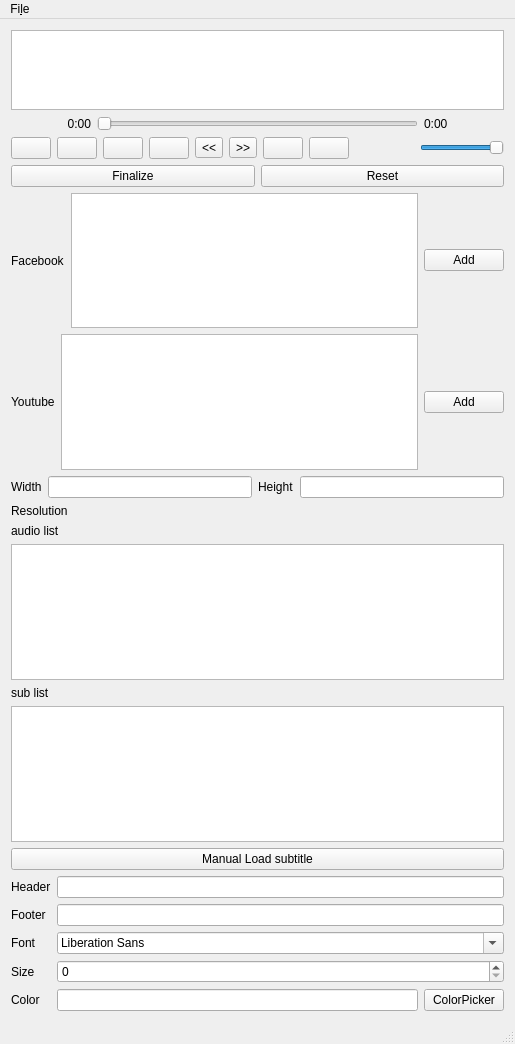
<?xml version="1.0" encoding="UTF-8"?>
<ui version="4.0">
 <class>MainWindow</class>
 <widget class="QMainWindow" name="MainWindow">
  <property name="geometry">
   <rect>
    <x>0</x>
    <y>0</y>
    <width>515</width>
    <height>1044</height>
   </rect>
  </property>
  <property name="windowTitle">
   <string>RavTech FilmRecap Maker</string>
  </property>
  <widget class="QWidget" name="centralWidget">
   <property name="sizePolicy">
    <sizepolicy hsizetype="Maximum" vsizetype="Maximum">
     <horstretch>0</horstretch>
     <verstretch>0</verstretch>
    </sizepolicy>
   </property>
   <layout class="QGridLayout" name="gridLayout">
    <item row="2" column="1">
     <layout class="QHBoxLayout" name="media_info">
      <item>
       <widget class="QPushButton" name="previousButton">
        <property name="text">
         <string/>
        </property>
        <property name="icon">
         <iconset>
          <normaloff>images/control-skip-180.png</normaloff>images/control-skip-180.png</iconset>
        </property>
       </widget>
      </item>
      <item>
       <widget class="QPushButton" name="playButton">
        <property name="text">
         <string/>
        </property>
        <property name="icon">
         <iconset>
          <normaloff>images/control.png</normaloff>images/control.png</iconset>
        </property>
       </widget>
      </item>
      <item>
       <widget class="QPushButton" name="pauseButton">
        <property name="text">
         <string/>
        </property>
        <property name="icon">
         <iconset>
          <normaloff>images/control-pause.png</normaloff>images/control-pause.png</iconset>
        </property>
       </widget>
      </item>
      <item>
       <widget class="QPushButton" name="stopButton">
        <property name="text">
         <string/>
        </property>
        <property name="icon">
         <iconset>
          <normaloff>images/control-stop-square.png</normaloff>images/control-stop-square.png</iconset>
        </property>
       </widget>
      </item>
      <item>
       <widget class="QToolButton" name="back1s">
        <property name="text">
         <string>&lt;&lt;</string>
        </property>
       </widget>
      </item>
      <item>
       <widget class="QToolButton" name="next1s">
        <property name="text">
         <string>&gt;&gt;</string>
        </property>
       </widget>
      </item>
      <item>
       <widget class="QPushButton" name="nextButton">
        <property name="text">
         <string/>
        </property>
        <property name="icon">
         <iconset>
          <normaloff>images/control-skip.png</normaloff>images/control-skip.png</iconset>
        </property>
       </widget>
      </item>
      <item>
       <widget class="QPushButton" name="viewButton">
        <property name="text">
         <string/>
        </property>
        <property name="icon">
         <iconset>
          <normaloff>images/application-image.png</normaloff>images/application-image.png</iconset>
        </property>
        <property name="checkable">
         <bool>true</bool>
        </property>
       </widget>
      </item>
      <item>
       <spacer name="horizontalSpacer">
        <property name="orientation">
         <enum>Qt::Horizontal</enum>
        </property>
        <property name="sizeHint" stdset="0">
         <size>
          <width>40</width>
          <height>20</height>
         </size>
        </property>
       </spacer>
      </item>
      <item>
       <widget class="QLabel" name="label">
        <property name="text">
         <string/>
        </property>
        <property name="pixmap">
         <pixmap>../../../../../../home/kevin/.designer/backup/images/speaker-volume.png</pixmap>
        </property>
       </widget>
      </item>
      <item>
       <widget class="QSlider" name="volumeSlider">
        <property name="maximum">
         <number>100</number>
        </property>
        <property name="value">
         <number>100</number>
        </property>
        <property name="orientation">
         <enum>Qt::Horizontal</enum>
        </property>
       </widget>
      </item>
     </layout>
    </item>
    <item row="13" column="1">
     <layout class="QGridLayout" name="gridLayout_2">
      <item row="2" column="0">
       <widget class="QLabel" name="label_fontname">
        <property name="text">
         <string>Font</string>
        </property>
       </widget>
      </item>
      <item row="3" column="0">
       <widget class="QLabel" name="label_fontsize">
        <property name="text">
         <string>Size</string>
        </property>
       </widget>
      </item>
      <item row="1" column="0">
       <widget class="QLabel" name="label_footer">
        <property name="text">
         <string>Footer</string>
        </property>
       </widget>
      </item>
      <item row="2" column="1">
       <widget class="QFontComboBox" name="fontname"/>
      </item>
      <item row="3" column="1">
       <widget class="QSpinBox" name="fontsize"/>
      </item>
      <item row="1" column="1">
       <widget class="QLineEdit" name="text_footer"/>
      </item>
      <item row="4" column="0">
       <widget class="QLabel" name="label_fontcolor">
        <property name="text">
         <string>Color</string>
        </property>
       </widget>
      </item>
      <item row="0" column="1">
       <widget class="QLineEdit" name="text_header"/>
      </item>
      <item row="0" column="0">
       <widget class="QLabel" name="label_header">
        <property name="text">
         <string>Header</string>
        </property>
       </widget>
      </item>
      <item row="4" column="1">
       <layout class="QHBoxLayout" name="horizontalLayout_3">
        <item>
         <widget class="QLineEdit" name="color_hex"/>
        </item>
        <item>
         <widget class="QPushButton" name="button_colorpicker">
          <property name="text">
           <string>ColorPicker</string>
          </property>
         </widget>
        </item>
       </layout>
      </item>
     </layout>
    </item>
    <item row="7" column="1">
     <layout class="QVBoxLayout" name="verticalLayout">
      <item>
       <layout class="QVBoxLayout" name="verticalLayout_3">
        <item>
         <layout class="QHBoxLayout" name="horizontalLayout_2">
          <item>
           <widget class="QLabel" name="width">
            <property name="text">
             <string>Width</string>
            </property>
           </widget>
          </item>
          <item>
           <widget class="QLineEdit" name="lineEdit"/>
          </item>
          <item>
           <widget class="QLabel" name="label_3">
            <property name="text">
             <string>Height</string>
            </property>
           </widget>
          </item>
          <item>
           <widget class="QLineEdit" name="lineEdit_2"/>
          </item>
         </layout>
        </item>
        <item>
         <layout class="QHBoxLayout" name="horizontalLayout_5">
          <item>
           <widget class="QLabel" name="label_resolution">
            <property name="text">
             <string>Resolution</string>
            </property>
           </widget>
          </item>
          <item>
           <widget class="QLabel" name="resolution_value">
            <property name="text">
             <string/>
            </property>
           </widget>
          </item>
         </layout>
        </item>
       </layout>
      </item>
      <item>
       <widget class="QLabel" name="label_audiolist">
        <property name="text">
         <string>audio list</string>
        </property>
       </widget>
      </item>
      <item>
       <widget class="QListView" name="audio_list"/>
      </item>
      <item>
       <widget class="QLabel" name="label_sublist">
        <property name="text">
         <string>sub list</string>
        </property>
       </widget>
      </item>
      <item>
       <widget class="QListView" name="sub_list"/>
      </item>
      <item>
       <widget class="QPushButton" name="button_loadsub">
        <property name="text">
         <string>Manual Load subtitle</string>
        </property>
       </widget>
      </item>
     </layout>
    </item>
    <item row="0" column="1">
     <widget class="QListView" name="playlistView">
      <property name="acceptDrops">
       <bool>true</bool>
      </property>
      <property name="showDropIndicator" stdset="0">
       <bool>true</bool>
      </property>
      <property name="dragDropMode">
       <enum>QAbstractItemView::DropOnly</enum>
      </property>
      <property name="defaultDropAction">
       <enum>Qt::CopyAction</enum>
      </property>
      <property name="alternatingRowColors">
       <bool>true</bool>
      </property>
      <property name="uniformItemSizes">
       <bool>true</bool>
      </property>
     </widget>
    </item>
    <item row="5" column="1">
     <layout class="QHBoxLayout" name="horizontalLayout">
      <item>
       <widget class="QPushButton" name="finalizeButton">
        <property name="text">
         <string>Finalize</string>
        </property>
       </widget>
      </item>
      <item>
       <widget class="QPushButton" name="resetButton">
        <property name="text">
         <string>Reset</string>
        </property>
       </widget>
      </item>
     </layout>
    </item>
    <item row="1" column="1">
     <layout class="QHBoxLayout" name="media_slidebar">
      <item>
       <widget class="QLabel" name="currentTimeLabel">
        <property name="minimumSize">
         <size>
          <width>80</width>
          <height>0</height>
         </size>
        </property>
        <property name="text">
         <string>0:00</string>
        </property>
        <property name="alignment">
         <set>Qt::AlignRight|Qt::AlignTrailing|Qt::AlignVCenter</set>
        </property>
       </widget>
      </item>
      <item>
       <widget class="QSlider" name="timeSlider">
        <property name="orientation">
         <enum>Qt::Horizontal</enum>
        </property>
       </widget>
      </item>
      <item>
       <widget class="QLabel" name="totalTimeLabel">
        <property name="minimumSize">
         <size>
          <width>80</width>
          <height>0</height>
         </size>
        </property>
        <property name="text">
         <string>0:00</string>
        </property>
        <property name="alignment">
         <set>Qt::AlignLeading|Qt::AlignLeft|Qt::AlignVCenter</set>
        </property>
       </widget>
      </item>
     </layout>
    </item>
    <item row="6" column="1">
     <layout class="QGridLayout" name="gridLayout_4">
      <item row="0" column="0">
       <layout class="QGridLayout" name="gridLayout_3">
        <item row="0" column="1">
         <widget class="QListView" name="list_facebookpage"/>
        </item>
        <item row="0" column="0">
         <widget class="QLabel" name="label_facebook">
          <property name="text">
           <string>Facebook</string>
          </property>
         </widget>
        </item>
        <item row="0" column="2">
         <widget class="QPushButton" name="button_add_acc_fb">
          <property name="text">
           <string>Add</string>
          </property>
         </widget>
        </item>
       </layout>
      </item>
      <item row="1" column="0">
       <layout class="QHBoxLayout" name="horizontalLayout_4">
        <item alignment="Qt::AlignHCenter">
         <widget class="QLabel" name="label_youtube">
          <property name="text">
           <string>Youtube</string>
          </property>
         </widget>
        </item>
        <item>
         <widget class="QListView" name="list_youtube"/>
        </item>
        <item>
         <widget class="QPushButton" name="button_add_acc_yt">
          <property name="text">
           <string>Add</string>
          </property>
         </widget>
        </item>
       </layout>
      </item>
     </layout>
    </item>
   </layout>
  </widget>
  <widget class="QMenuBar" name="menuBar">
   <property name="geometry">
    <rect>
     <x>0</x>
     <y>0</y>
     <width>515</width>
     <height>30</height>
    </rect>
   </property>
   <widget class="QMenu" name="menuFIle">
    <property name="title">
     <string>Fi&amp;le</string>
    </property>
    <addaction name="open_file_action"/>
    <addaction name="actionmask_in"/>
    <addaction name="actionMask_Out"/>
    <addaction name="actionAdd_Masks"/>
    <addaction name="action_back5s"/>
    <addaction name="action_next5s"/>
    <addaction name="actionRemove_selected"/>
   </widget>
   <addaction name="menuFIle"/>
  </widget>
  <widget class="QStatusBar" name="statusBar"/>
  <action name="open_file_action">
   <property name="text">
    <string>&amp;Open file...</string>
   </property>
  </action>
  <action name="actionmask_in">
   <property name="text">
    <string>&amp;Mask In</string>
   </property>
  </action>
  <action name="actionMask_Out">
   <property name="text">
    <string>Ma&amp;sk Out</string>
   </property>
  </action>
  <action name="actionAdd_Masks">
   <property name="text">
    <string>&amp;Add Masks</string>
   </property>
  </action>
  <action name="action_back5s">
   <property name="text">
    <string>&amp;back 5s</string>
   </property>
  </action>
  <action name="action_next5s">
   <property name="text">
    <string>&amp;Next 5s</string>
   </property>
  </action>
  <action name="actionRemove_selected">
   <property name="text">
    <string>&amp;Remove selected</string>
   </property>
  </action>
 </widget>
 <layoutdefault spacing="6" margin="11"/>
 <resources/>
 <connections/>
</ui>
